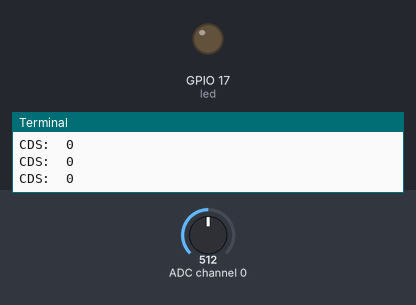
Simulated run of this program. Board: Raspberry Pi (BCM pin numbers). Shown: output pins drawn as LEDs (lit = HIGH), the last lines printed to the terminal. Inputs (shaded band) come from the test bench; at power-on: ADC channel 0 = 512 (analog values on the 0–1023 scale).

Above: at 1.2 s.
1.3 s: ADC channel 0 set to 531
At 2.7 s:
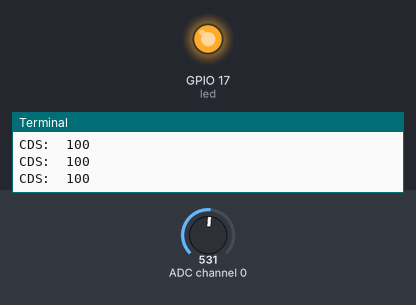
3.0 s: ADC channel 0 set to 511
At 4.1 s:
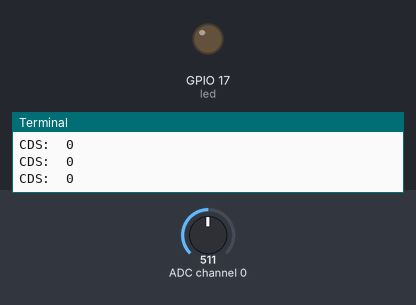
4.5 s: ADC channel 0 set to 716
At 5.3 s:
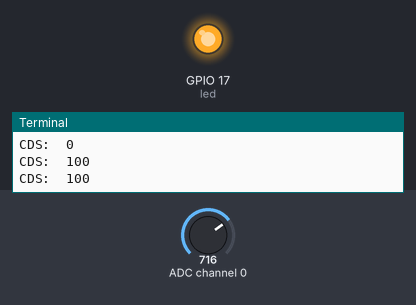
Timing chart, 0 to 7.5 s (numbered marks = the images above; inputs shaded):
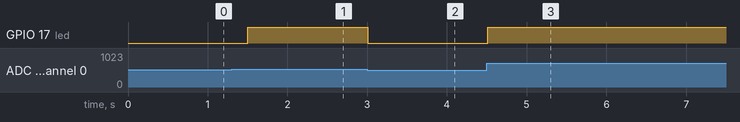

The program:

pcf8591_led.py
```python
import smbus
import time
from gpiozero import LED

bus = smbus.SMBus(1)
ADDR = 0x48

A0 = 0x40
A1 = 0x41
A2 = 0x42
A3 = 0x43

led = LED(17)

def read_cds():
	bus.write_byte(ADDR, A0)	# A1N0
	bus.read_byte(ADDR)			# dummy
	return bus.read_byte(ADDR)

# 기준값 설정
first = read_cds()
min_val = first
max_val = first

try:
	while True:
		val = read_cds()

		if val < min_val:
			min_val = val

		if val > max_val:
			max_val = val

		# 0으로 나누기 방지
		if max_val == min_val:
			cds_percent = 0

		else:
			cds_percent = (val - min_val) / (max_val - min_val) * 100

		cds_percent = int(cds_percent)

		print("CDS: ", cds_percent)

		# 어두워지면 LED ON
		if cds_percent < 30:
			led.off()
		else:
			led.on()

		time.sleep(0.5)

except KeyboardInterrupt:
	led.on()
	print("종 료")
```

Measured:
- the behaviour switches between 513 and 514 on ADC channel 0 (found by bisection; images 0 and 1)
- after the input at 1.3 s, GPIO 17 (led): LOW → HIGH after 0.20 s
- after the input at 3.0 s, GPIO 17 (led): HIGH → LOW at once
- after the input at 4.5 s, GPIO 17 (led): LOW → HIGH at once
